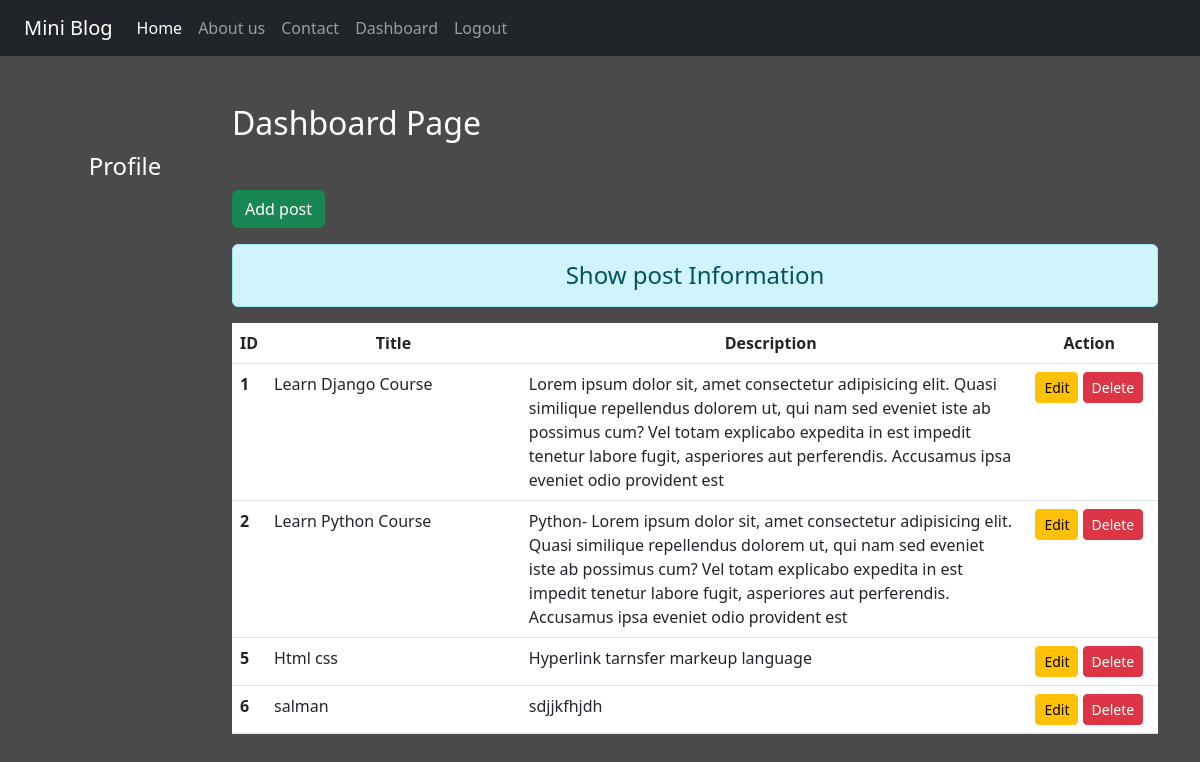
The page /dashboard/ (signed in) on the database its author committed.
### blog/models.py (models this page shows)
class Post(models.Model):
    title = models.CharField(max_length=150)
    desc = models.TextField()

### blog/views.py (the view)
# urls.py: path('dashboard/', views.user_dashboard, name='dashboard'),
def user_dashboard(request):
    if request.user.is_authenticated:
        posts = Post.objects.all()
        user = request.user
        full_name = user.get_full_name()
        gps = user.groups.all()
        return render(request, 'blog/dashboard.html',{'posts':posts, 'full_name':full_name, 'groups':gps})
    else:
        return HttpResponseRedirect('/login/')

### blog/templates/blog/dashboard.html (shortened to what this page needs)
{% extends 'blog/base.html' %}
{% load static %}
{% block side %}
<div class="col-sm-2 text-white my-5 text-center">
    <h4 class="my-5">Profile</h4>
</div>
{% endblock side %}
{% block content %}
<div class="col-sm-10">
    <h2 class="text-white my-5">Dashboard Page</h2>
    <a href="{% url 'addpost' %}" class="btn btn-success">Add post</a>
    <h4 class="text-center alert alert-info mt-3">Show post Information</h4>
    {% if posts %}
    <table class="table table-hover bg-white">
        <thead>
            <tr class="text-center">
                <th scope="col" style="width: 2%;">ID</th>
                <th scope="col" style="width: 28%;">Title</th>
                <th scope="col" style="width: 55%;">Description</th>
                <th scope="col" style="width: 15%;">Action</th>
            </tr>
        </thead>
        <tbody>
            {% for post in posts %}
            <tr>
                <th scope="row">{{post.id}}</th>
                <td>{{post.title}}</td>
                <td>{{post.desc}}</td>
                <td class="text-center">
                    <a href="{% url 'updatepost' post.id %}" class="btn btn-warning btn-sm">Edit</a>
                    {% if perms.blog.delete_post %}
                    <form action="{% url 'deletepost' post.id %}" method="post" class="d-inline">
                        <input type="submit" class="btn btn-danger btn-sm" value="Delete">
                    </form>
                    {% endif %}
                </td>
            </tr>
            {% endfor %}
        </tbody>
    </table>
    {% else %}
    <h4 class="text-center alert alert-warning">No Racords </h4>
    {% endif %}
</div>
{% endblock content %}

### blog/templates/blog/base.html (shortened to what this page needs)
<!DOCTYPE html>
{% load static %}
<html lang="en">
<head>
    <link rel="stylesheet" href="{% static 'blog/css/bootstrap.min.css' %}">
    <link rel="stylesheet" href="{% static 'blog/css/style.css' %}">
</head>
<body>
    <div class="container-fluid bg-dark">
        {% include 'blog/navbar.html' %}
    </div>
    <div class="container">
        <div class="row">
            {% block side %} {% endblock side %}
            {% block content %} {% endblock content %}
        </div>
    </div>
</body>
</html>

### blog/templates/blog/navbar.html (shortened to what this page needs)
<nav class="navbar navbar-expand-lg navbar-dark bg-dark">
    <div class="container-fluid">
      <a class="navbar-brand" href="#">Mini Blog</a>
      <div class="collapse navbar-collapse" id="navbarNav">
        <ul class="navbar-nav">
          <li class="nav-item">
            <a class="nav-link active" aria-current="page" href="/">Home</a>
          </li>
          <li class="nav-item">
            <a class="nav-link" href="{% url 'about' %}">About us</a>
          </li>
          <li class="nav-item">
            <a class="nav-link" href="{% url 'contact' %}">Contact</a>
          </li>
          {% if request.user.is_authenticated %}
          <li class="nav-item">
            <a class="nav-link" href="{% url 'dashboard' %}">Dashboard</a>
          </li>
          <li class="nav-item">
            <a class="nav-link" href="{% url 'logout' %}">Logout</a>
          </li>
          {% endif %}
        </ul>
      </div>
    </div>
  </nav>

### blog/static/blog/css/style.css (style rules this page uses)
body { background-color: rgb(75, 74, 74); color: antiquewhite; }

### rows shown on the page
Post: id "1", title "Learn Django Course", desc "Lorem ipsum dolor sit, amet consectetur adipisicing elit. Quasi similique repellendus dolorem ut, qui nam sed eveniet iste ab possimus cum? Vel totam explicabo expedita in est impedit tenetur labore fugit, asperiores aut perferendis. Accusamus ipsa eveniet odio provident est"
Post: id "2", title "Learn Python Course", desc "Python- Lorem ipsum dolor sit, amet consectetur adipisicing elit. Quasi similique repellendus dolorem ut, qui nam sed eveniet iste ab possimus cum? Vel totam explicabo expedita in est impedit tenetur labore fugit, asperiores aut perferendis. Accusamus ipsa eveniet odio provident est"
Post: id "5", title "Html css", desc "Hyperlink tarnsfer markeup language"
Post: id "6", title "salman", desc "sdjjkfhjdh"
